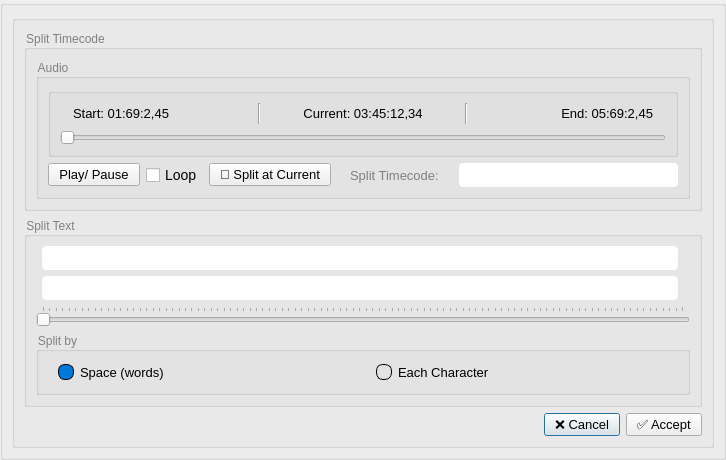
<?xml version="1.0" encoding="UTF-8"?>
<ui version="4.0">
 <class>Dialog</class>
 <widget class="QDialog" name="Dialog">
  <property name="geometry">
   <rect>
    <x>0</x>
    <y>0</y>
    <width>726</width>
    <height>440</height>
   </rect>
  </property>
  <property name="windowTitle">
   <string>Split Subtitle</string>
  </property>
  <property name="styleSheet">
   <string notr="true">QDialog, QGroupBox, QLabel, QPushButton, QRadioButton, QCheckBox{
font-family: &quot;DM Mono&quot;;
}

QCheckBox{
font-size: 14px;
}

QGroupBox::title{
font-size: 12px;
color:gray;
}
QLabel, QPushButton, QLineEdit, QRadioButton{
font-size: 13px;
padding-left:10px;
padding-right:10px;
padding-bottom:3px;
padding-top:3px;
}


QRadioButton::indicator {
    width: 14px;
    height: 14px;
    border-radius: 7px;
    border: 1px solid black;
}

QRadioButton::indicator::unchecked::hover {
    width: 14px;
    height: 14px;
		 border: 2px solid rgb(0, 102, 181);
}


QRadioButton::indicator:checked {
	background-color: #0078d7;
}

QRadioButton:hover {
	font-size:  15px;
	background-color: #f0f0f0;
	border-radius:4px;
}

QRadioButton:pressed {
	background-color: #f0f0f0;
}



QLineEdit{
border: none;
border-radius: 4px;
font-size: 14px;
font-family: &quot;Noto Sans Bengali&quot;;
color:black;
}


</string>
  </property>
  <layout class="QGridLayout" name="gridLayout">
   <property name="leftMargin">
    <number>0</number>
   </property>
   <property name="topMargin">
    <number>0</number>
   </property>
   <property name="rightMargin">
    <number>0</number>
   </property>
   <property name="bottomMargin">
    <number>0</number>
   </property>
   <property name="spacing">
    <number>0</number>
   </property>
   <item row="0" column="0">
    <widget class="QGroupBox" name="groupBox">
     <property name="title">
      <string/>
     </property>
     <layout class="QGridLayout" name="gridLayout_2">
      <item row="0" column="0">
       <widget class="QGroupBox" name="groupBox_2">
        <property name="title">
         <string/>
        </property>
        <layout class="QGridLayout" name="gridLayout_3">
         <item row="2" column="1">
          <widget class="QPushButton" name="CancelPushButton">
           <property name="text">
            <string>❌ Cancel</string>
           </property>
          </widget>
         </item>
         <item row="2" column="2">
          <widget class="QPushButton" name="AcceptPushButton">
           <property name="text">
            <string>✅ Accept</string>
           </property>
          </widget>
         </item>
         <item row="2" column="0">
          <spacer name="horizontalSpacer">
           <property name="orientation">
            <enum>Qt::Horizontal</enum>
           </property>
           <property name="sizeHint" stdset="0">
            <size>
             <width>40</width>
             <height>20</height>
            </size>
           </property>
          </spacer>
         </item>
         <item row="1" column="0" colspan="3">
          <widget class="QGroupBox" name="groupBox_3">
           <property name="title">
            <string>Split Text</string>
           </property>
           <layout class="QGridLayout" name="gridLayout_4">
            <item row="0" column="1">
             <widget class="QLineEdit" name="text_lineEdit_1"/>
            </item>
            <item row="5" column="0" colspan="4">
             <widget class="QSlider" name="textSpliterHorizontalSlider">
              <property name="orientation">
               <enum>Qt::Horizontal</enum>
              </property>
              <property name="tickPosition">
               <enum>QSlider::TicksAbove</enum>
              </property>
             </widget>
            </item>
            <item row="6" column="0" colspan="4">
             <widget class="QGroupBox" name="groupBox_5">
              <property name="title">
               <string>Split by</string>
              </property>
              <layout class="QGridLayout" name="gridLayout_5">
               <item row="0" column="1">
                <widget class="QRadioButton" name="ChaSplitRadioButton">
                 <property name="text">
                  <string>Each Character</string>
                 </property>
                </widget>
               </item>
               <item row="0" column="0">
                <widget class="QRadioButton" name="SpaceSplitRadioButton">
                 <property name="text">
                  <string>Space (words)</string>
                 </property>
                 <property name="checked">
                  <bool>true</bool>
                 </property>
                </widget>
               </item>
              </layout>
             </widget>
            </item>
            <item row="1" column="1">
             <widget class="QLineEdit" name="text_lineEdit_2"/>
            </item>
           </layout>
          </widget>
         </item>
         <item row="0" column="0" colspan="3">
          <widget class="QGroupBox" name="groupBox_4">
           <property name="title">
            <string>Split Timecode</string>
           </property>
           <layout class="QGridLayout" name="gridLayout_6">
            <item row="0" column="0">
             <widget class="QGroupBox" name="groupBox_7">
              <property name="title">
               <string>Audio</string>
              </property>
              <layout class="QGridLayout" name="gridLayout_8">
               <item row="2" column="5">
                <widget class="QLineEdit" name="SplitLineEdit"/>
               </item>
               <item row="1" column="0" colspan="6">
                <widget class="QGroupBox" name="groupBox_8">
                 <property name="title">
                  <string/>
                 </property>
                 <layout class="QGridLayout" name="gridLayout_9">
                  <item row="0" column="0">
                   <widget class="QLabel" name="startTimeCodeLabel">
                    <property name="text">
                     <string>Start: 01:69:2,45</string>
                    </property>
                    <property name="alignment">
                     <set>Qt::AlignLeading|Qt::AlignLeft|Qt::AlignVCenter</set>
                    </property>
                   </widget>
                  </item>
                  <item row="0" column="4">
                   <widget class="QLabel" name="EndTimeCodeLabel">
                    <property name="text">
                     <string>End: 05:69:2,45</string>
                    </property>
                    <property name="alignment">
                     <set>Qt::AlignRight|Qt::AlignTrailing|Qt::AlignVCenter</set>
                    </property>
                   </widget>
                  </item>
                  <item row="1" column="0" colspan="5">
                   <widget class="QSlider" name="AudioTimeLineHorizontalSlider">
                    <property name="tracking">
                     <bool>true</bool>
                    </property>
                    <property name="orientation">
                     <enum>Qt::Horizontal</enum>
                    </property>
                    <property name="tickPosition">
                     <enum>QSlider::NoTicks</enum>
                    </property>
                   </widget>
                  </item>
                  <item row="0" column="2">
                   <widget class="QLabel" name="currentTimeCodeLabel">
                    <property name="text">
                     <string>Current: 03:45:12,34</string>
                    </property>
                    <property name="alignment">
                     <set>Qt::AlignCenter</set>
                    </property>
                   </widget>
                  </item>
                  <item row="0" column="1">
                   <widget class="Line" name="line">
                    <property name="orientation">
                     <enum>Qt::Vertical</enum>
                    </property>
                   </widget>
                  </item>
                  <item row="0" column="3">
                   <widget class="Line" name="line_2">
                    <property name="orientation">
                     <enum>Qt::Vertical</enum>
                    </property>
                   </widget>
                  </item>
                 </layout>
                </widget>
               </item>
               <item row="2" column="0" colspan="2">
                <widget class="QPushButton" name="PlayPausePushButton">
                 <property name="text">
                  <string>Play/ Pause</string>
                 </property>
                </widget>
               </item>
               <item row="2" column="3">
                <widget class="QPushButton" name="SplitAtCurrentPushButton">
                 <property name="text">
                  <string>🔪 Split at Current</string>
                 </property>
                </widget>
               </item>
               <item row="2" column="4">
                <widget class="QLabel" name="label_3">
                 <property name="styleSheet">
                  <string notr="true">color:gray;</string>
                 </property>
                 <property name="text">
                  <string>Split Timecode:</string>
                 </property>
                </widget>
               </item>
               <item row="2" column="2">
                <widget class="QCheckBox" name="LoopCheckBox">
                 <property name="text">
                  <string>Loop</string>
                 </property>
                </widget>
               </item>
              </layout>
             </widget>
            </item>
           </layout>
          </widget>
         </item>
        </layout>
       </widget>
      </item>
     </layout>
    </widget>
   </item>
  </layout>
 </widget>
 <resources/>
 <connections/>
</ui>
